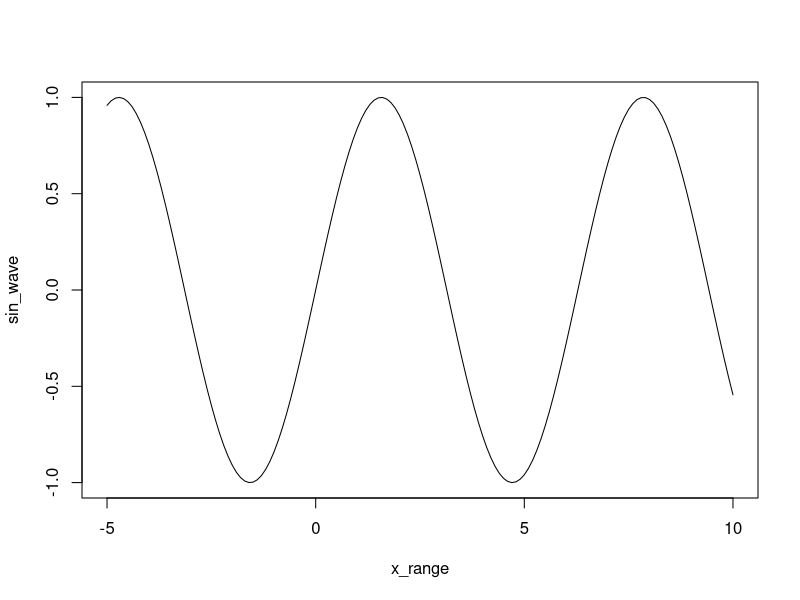

Reproduce this figure in R.
## ---- chunk 1
knitr::opts_chunk$set(echo = TRUE)
## ---- chunk 2
n <- 10:49
print(n)

length(n)

print(n + 1)

m <- 10:1
print(m)

m <- seq(10,1)
print(m)

print(n - m)
## ---- chunk 3
x_range <- seq(-5, 10, by = 0.1)
sin_wave <- sin(x_range)

plot(x_range, sin_wave, type = "l")
## ---- chunk 4
first_nums <- 40:50
next_nums <- seq(51, 60)

combined_nums <- c(first_nums, next_nums)

combined_nums[7]
combined_nums[5:8]
combined_nums[c(1:3, 19:21)]

last_index <- length(combined_nums)
combined_nums[c(1:3, (last_index - 2):last_index)]
## ---- chunk 5
x <- c(3.2, NA, 4.1, 5.0, NA, 2.8)

is.na(x)

x_no_na <- x[!is.na(x)]
print(x_no_na)

x[is.na(x)] <- mean(x_no_na)
print(x)
## ---- chunk 6
grades <- c(99,  77, 100,  91,  87,  72,  82,  94,  81)

is_a <- grades >= 90
print(grades)

grades[is_a]

length(grades[is_a])

## ---- chunk 7
set.seed(2401)

rolls <- sample(1:6, 200, replace = T)

table(rolls)

table(rolls)/length(rolls)
## ---- chunk 8
dice_roll <- function(r) {
  r <- sample(1:6, 1)
  r
}

dice_roll(r)
## ---- chunk 9
dice_roll <- function(r) {
  r1 <- sample(1:6, 1)
  r2 <- sample(1:6, 1)
  r <- r1 + r2
  r
}

dice_roll(r)

## ---- chunk 10
# Your one-roll function goes here
name_roll <- function(r) {
  name1 <- "David"
  name2 <- "Charlie"
  
  r1 <- paste(sample(1:6, 1), name1)
  r2 <- paste(sample(1:6, 1), name2)
  
  if (r1[1] > r2[1]) {
    return(name1)
  } else if (r1[1] < r2[1]) {
    return(name2)
  } else if (r1[1] == r2[1]) {
    if (r1[1] > r2[1]) {
    return(name1)
    } else if (r1[1] < r2[1]) {
    return(name2)
    } else if (r1[1] == r2[1]) {
      paste("draw")
    }
  }
}

name_roll(r)
## ---- chunk 11
name_roll <- function(r) {
  name1 <- "David"
  name2 <- "Charlie"
  
  p1 <- paste(sample(1:6, 15, replace = T), name1)
  p2 <- paste(sample(1:6, 15, replace = T), name2)
  
  p1_wins <- p1 > p2
  p2_wins <- p2 > p1
  ties <- p1 == p2
  
  if (sum(p1_wins) > (sum(p2_wins))) {
    return(name1)
  } else if (sum(p1_wins) < (sum(p2_wins))) {
    return(name2)
  } else if (sum(ties)) {
      paste("draw")
  }
  
}

name_roll(r)

## ---- chunk 12
# Your "cheating" function goes here
name_roll <- function(r) {
  name1 <- "David"
  name2 <- "Charlie"
  
  p1 <- paste(sample(1:6, 15, replace = T, prob = c(.1,.1,.1,.1,.1,.5)), name1)
  p2 <- paste(sample(1:6, 15, replace = T), name2)
  
  p1_wins <- p1 > p2
  p2_wins <- p2 > p1
  ties <- p1 == p2
  
  if (sum(p1_wins) > (sum(p2_wins))) {
    return(name1)
  } else if (sum(p1_wins) < (sum(p2_wins))) {
    return(name2)
  } else if (sum(ties)) {
      paste("draw")
  }
  
}

name_roll(r)
